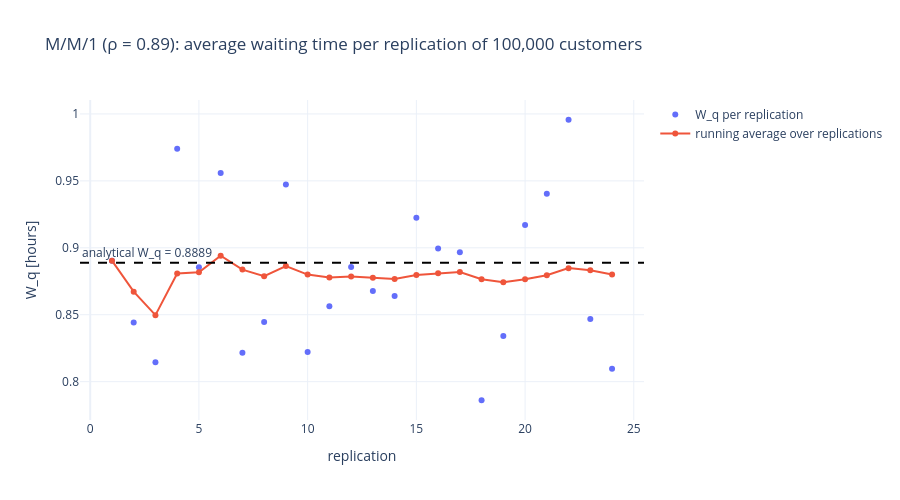

Here is the notebook cell this chart was saved with:
### Code cell
fig = go.Figure()
fig.add_trace(go.Scatter(
    x=results["replication"] + 1, y=results["W_q"], mode="markers", name="W_q per replication",
))
fig.add_trace(go.Scatter(
    x=results["replication"] + 1, y=results["W_q"].expanding().mean(), mode="lines+markers",
    name="running average over replications",
))
fig.add_hline(y=analytical["W_q"], line_dash="dash", line_color="black",
              annotation_text=f"analytical W_q = {analytical['W_q']:.4f}", annotation_position="top left")
fig.update_layout(
    title=f"M/M/1 (ρ = {rho:.2f}): average waiting time per replication of {nr_arr:,} customers",
    xaxis_title="replication", yaxis_title="W_q [hours]", height=500, template="plotly_white",
)
fig.show()

### Figure 1 — Plotly figure (JSON) as saved in the notebook; plotly's stock layout.template omitted (floating-point values rounded to 4 significant figures)
{"data": [{"mode": "markers", "name": "W_q per replication", "type": "scatter", "x": [1, 2, 3, 4, 5, 6, 7, 8, 9, 10, 11, 12, 13, 14, 15, 16, 17, 18, 19, 20, 21, 22, 23, 24], "y": [0.8904, 0.8441, 0.8146, 0.974, 0.8854, 0.956, 0.8216, 0.8446, 0.9473, 0.8221, 0.8564, 0.8856, 0.8678, 0.864, 0.9225, 0.8996, 0.8966, 0.7861, 0.8342, 0.9171, 0.9403, 0.9957, 0.8468, 0.8097]}, {"mode": "lines+markers", "name": "running average over replications", "type": "scatter", "x": [1, 2, 3, 4, 5, 6, 7, 8, 9, 10, 11, 12, 13, 14, 15, 16, 17, 18, 19, 20, 21, 22, 23, 24], "y": [0.8904, 0.8673, 0.8497, 0.8808, 0.8817, 0.8941, 0.8837, 0.8788, 0.8864, 0.88, 0.8778, 0.8785, 0.8777, 0.8767, 0.8797, 0.881, 0.8819, 0.8766, 0.8743, 0.8765, 0.8795, 0.8848, 0.8832, 0.8801]}], "layout": {"annotations": [{"showarrow": false, "text": "analytical W_q = 0.8889", "x": 0, "xanchor": "left", "xref": "x domain", "y": 0.8889, "yanchor": "bottom", "yref": "y"}], "height": 500, "shapes": [{"line": {"color": "black", "dash": "dash"}, "type": "line", "x0": 0, "x1": 1, "xref": "x domain", "y0": 0.8889, "y1": 0.8889, "yref": "y"}], "title": {"text": "M/M/1 (ρ = 0.89): average waiting time per replication of 100,000 customers"}, "xaxis": {"title": {"text": "replication"}}, "yaxis": {"title": {"text": "W_q [hours]"}}}}
